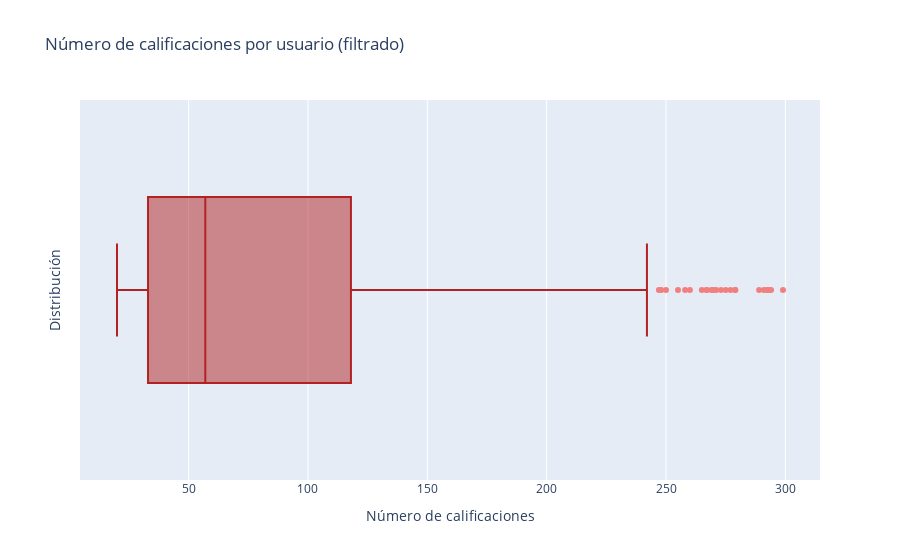

Notebook code cell kept with this figure:
### Code cell
# Crear boxplot filtrado
fig = go.Figure()

fig.add_trace(go.Box(
    x=rating_users2['cnt_rat'],
    name='',
    boxpoints='outliers',  # muestra los outliers
    marker=dict(color='lightcoral'),
    line=dict(color='firebrick')
))

fig.update_layout(
    title="Número de calificaciones por usuario (filtrado)",
    xaxis_title="Número de calificaciones",
    yaxis_title="Distribución",
    showlegend=False
)

fig.show()

### Figure 1 — Plotly figure (JSON) as saved in the notebook; plotly's stock layout.template omitted (floating-point values rounded to 4 significant figures; data arrays with more than 128 entries replaced by an {"elided": "..."} marker saying what was removed)
{"data": [{"boxpoints": "outliers", "line": {"color": "firebrick"}, "marker": {"color": "lightcoral"}, "name": "", "type": "box", "x": {"elided": "526 int values"}}], "layout": {"showlegend": false, "title": {"text": "Número de calificaciones por usuario (filtrado)"}, "xaxis": {"title": {"text": "Número de calificaciones"}}, "yaxis": {"title": {"text": "Distribución"}}}}
